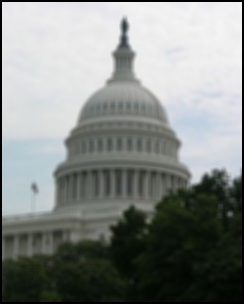

This figure's Python source:
from PIL import Image
import numpy as np
import matplotlib.pyplot as plt
from blur import convert
# Box Blur kernel
box_kernel = [[1 / 25, 1 / 25, 1 / 25, 1 / 25, 1 / 25],
              [1 / 25, 1 / 25, 1 / 25, 1 / 25, 1 / 25],
              [1 / 25, 1 / 25, 1 / 25, 1 / 25, 1 / 25],
              [1 / 25, 1 / 25, 1 / 25, 1 / 25, 1 / 25],
              [1 / 25, 1 / 25, 1 / 25, 1 / 25, 1 / 25]]
image = np.array(Image.open("blur.jpeg"))
box_blur = Image.fromarray(np.uint8(convert(image, box_kernel)))
box_blur.save("box_blur.png")
